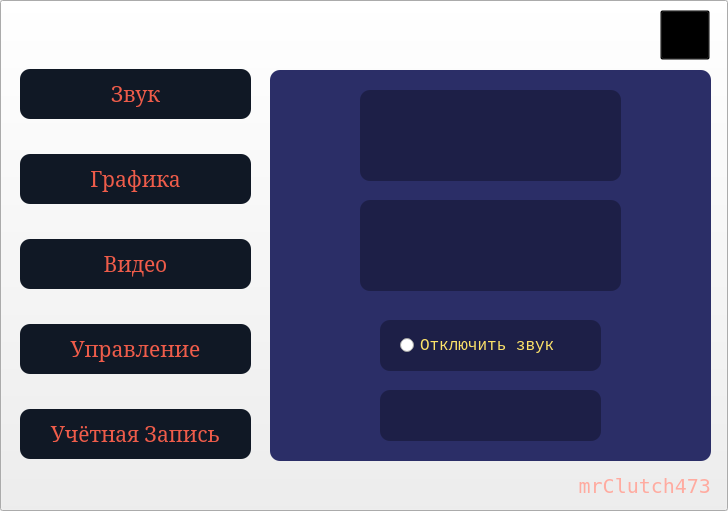
<?xml version="1.0" encoding="UTF-8"?>
<ui version="4.0">
 <class>Form</class>
 <widget class="QWidget" name="Form">
  <property name="geometry">
   <rect>
    <x>0</x>
    <y>0</y>
    <width>728</width>
    <height>511</height>
   </rect>
  </property>
  <property name="windowTitle">
   <string>Form</string>
  </property>
  <widget class="QPushButton" name="pushButton">
   <property name="geometry">
    <rect>
     <x>0</x>
     <y>0</y>
     <width>728</width>
     <height>511</height>
    </rect>
   </property>
   <property name="font">
    <font>
     <family>Terminal</family>
     <pointsize>15</pointsize>
     <weight>50</weight>
     <bold>false</bold>
    </font>
   </property>
   <property name="text">
    <string/>
   </property>
   <property name="icon">
    <iconset>
     <normaloff>nastrFon.jpg</normaloff>nastrFon.jpg</iconset>
   </property>
   <property name="iconSize">
    <size>
     <width>728</width>
     <height>511</height>
    </size>
   </property>
  </widget>
  <widget class="QWidget" name="verticalLayoutWidget">
   <property name="geometry">
    <rect>
     <x>20</x>
     <y>40</y>
     <width>231</width>
     <height>451</height>
    </rect>
   </property>
   <layout class="QVBoxLayout" name="verticalLayout_2">
    <item>
     <widget class="QPushButton" name="pushButton_9">
      <property name="minimumSize">
       <size>
        <width>50</width>
        <height>50</height>
       </size>
      </property>
      <property name="font">
       <font>
        <family>MS Serif</family>
        <pointsize>16</pointsize>
       </font>
      </property>
      <property name="styleSheet">
       <string notr="true">QPushButton {
	background-color: rgb(16, 24, 37);
	color: rgb(239, 92, 74);
	border-radius: 10px;
}
QPushButton:hover {
	background-color: rgb(239, 92, 74);
	color: rgb(16, 24, 37);
	border-radius: 10px;
}</string>
      </property>
      <property name="text">
       <string>Звук</string>
      </property>
     </widget>
    </item>
    <item>
     <widget class="QPushButton" name="pushButton_10">
      <property name="minimumSize">
       <size>
        <width>50</width>
        <height>50</height>
       </size>
      </property>
      <property name="font">
       <font>
        <family>MS Serif</family>
        <pointsize>16</pointsize>
       </font>
      </property>
      <property name="styleSheet">
       <string notr="true">QPushButton {
	background-color: rgb(16, 24, 37);
	color: rgb(239, 92, 74);
	border-radius: 10px;
}
QPushButton:hover {
	background-color: rgb(239, 92, 74);
	color: rgb(16, 24, 37);
	border-radius: 10px;
}</string>
      </property>
      <property name="text">
       <string>Графика</string>
      </property>
     </widget>
    </item>
    <item>
     <widget class="QPushButton" name="pushButton_11">
      <property name="minimumSize">
       <size>
        <width>50</width>
        <height>50</height>
       </size>
      </property>
      <property name="font">
       <font>
        <family>MS Serif</family>
        <pointsize>16</pointsize>
       </font>
      </property>
      <property name="styleSheet">
       <string notr="true">QPushButton {
	background-color: rgb(16, 24, 37);
	color: rgb(239, 92, 74);
	border-radius: 10px;
}
QPushButton:hover {
	background-color: rgb(239, 92, 74);
	color: rgb(16, 24, 37);
	border-radius: 10px;
}</string>
      </property>
      <property name="text">
       <string>Видео</string>
      </property>
     </widget>
    </item>
    <item>
     <widget class="QPushButton" name="pushButton_12">
      <property name="minimumSize">
       <size>
        <width>50</width>
        <height>50</height>
       </size>
      </property>
      <property name="font">
       <font>
        <family>MS Serif</family>
        <pointsize>16</pointsize>
       </font>
      </property>
      <property name="styleSheet">
       <string notr="true">QPushButton {
	background-color: rgb(16, 24, 37);
	color: rgb(239, 92, 74);
	border-radius: 10px;
}
QPushButton:hover {
	background-color: rgb(239, 92, 74);
	color: rgb(16, 24, 37);
	border-radius: 10px;
}</string>
      </property>
      <property name="text">
       <string>Управление</string>
      </property>
     </widget>
    </item>
    <item>
     <widget class="QPushButton" name="pushButton_13">
      <property name="minimumSize">
       <size>
        <width>50</width>
        <height>50</height>
       </size>
      </property>
      <property name="font">
       <font>
        <family>MS Serif</family>
        <pointsize>16</pointsize>
       </font>
      </property>
      <property name="styleSheet">
       <string notr="true">QPushButton {
	background-color: rgb(16, 24, 37);
	color: rgb(239, 92, 74);
	border-radius: 10px;
}
QPushButton:hover {
	background-color: rgb(239, 92, 74);
	color: rgb(16, 24, 37);
	border-radius: 10px;
}</string>
      </property>
      <property name="text">
       <string>Учётная Запись</string>
      </property>
     </widget>
    </item>
   </layout>
  </widget>
  <widget class="QLabel" name="label">
   <property name="geometry">
    <rect>
     <x>560</x>
     <y>470</y>
     <width>151</width>
     <height>31</height>
    </rect>
   </property>
   <property name="font">
    <font>
     <family>Terminal</family>
     <pointsize>15</pointsize>
    </font>
   </property>
   <property name="layoutDirection">
    <enum>Qt::RightToLeft</enum>
   </property>
   <property name="styleSheet">
    <string notr="true">color: rgb(255, 171, 160);</string>
   </property>
   <property name="text">
    <string>mrClutch473</string>
   </property>
   <property name="alignment">
    <set>Qt::AlignRight|Qt::AlignTrailing|Qt::AlignVCenter</set>
   </property>
  </widget>
  <widget class="QPushButton" name="pushButton_2">
   <property name="geometry">
    <rect>
     <x>660</x>
     <y>10</y>
     <width>50</width>
     <height>50</height>
    </rect>
   </property>
   <property name="autoFillBackground">
    <bool>false</bool>
   </property>
   <property name="styleSheet">
    <string notr="true">background-color: transparent;</string>
   </property>
   <property name="text">
    <string/>
   </property>
   <property name="icon">
    <iconset>
     <normaloff>NastrQuit1.png</normaloff>NastrQuit1.png</iconset>
   </property>
   <property name="iconSize">
    <size>
     <width>50</width>
     <height>50</height>
    </size>
   </property>
  </widget>
  <widget class="QPushButton" name="pushButton_14">
   <property name="enabled">
    <bool>true</bool>
   </property>
   <property name="geometry">
    <rect>
     <x>270</x>
     <y>70</y>
     <width>441</width>
     <height>391</height>
    </rect>
   </property>
   <property name="minimumSize">
    <size>
     <width>50</width>
     <height>50</height>
    </size>
   </property>
   <property name="font">
    <font>
     <family>MS Serif</family>
     <pointsize>16</pointsize>
    </font>
   </property>
   <property name="styleSheet">
    <string notr="true">background-color: rgb(43, 46, 103);
border-radius: 10px;
</string>
   </property>
   <property name="text">
    <string/>
   </property>
  </widget>
  <widget class="QSlider" name="horizontalSlider">
   <property name="geometry">
    <rect>
     <x>370</x>
     <y>140</y>
     <width>241</width>
     <height>22</height>
    </rect>
   </property>
   <property name="orientation">
    <enum>Qt::Horizontal</enum>
   </property>
  </widget>
  <widget class="QLabel" name="label_2">
   <property name="geometry">
    <rect>
     <x>396</x>
     <y>105</y>
     <width>191</width>
     <height>20</height>
    </rect>
   </property>
   <property name="font">
    <font>
     <family>Lucida Console</family>
     <pointsize>12</pointsize>
    </font>
   </property>
   <property name="styleSheet">
    <string notr="true">color: rgb(252, 226, 105);</string>
   </property>
   <property name="text">
    <string>Громкость Звука</string>
   </property>
   <property name="alignment">
    <set>Qt::AlignCenter</set>
   </property>
  </widget>
  <widget class="QLabel" name="label_3">
   <property name="geometry">
    <rect>
     <x>396</x>
     <y>210</y>
     <width>191</width>
     <height>20</height>
    </rect>
   </property>
   <property name="font">
    <font>
     <family>Lucida Console</family>
     <pointsize>12</pointsize>
    </font>
   </property>
   <property name="styleSheet">
    <string notr="true">color: rgb(252, 226, 105);</string>
   </property>
   <property name="text">
    <string>Громкость Музыки</string>
   </property>
   <property name="alignment">
    <set>Qt::AlignCenter</set>
   </property>
  </widget>
  <widget class="QSlider" name="horizontalSlider_2">
   <property name="geometry">
    <rect>
     <x>370</x>
     <y>245</y>
     <width>241</width>
     <height>22</height>
    </rect>
   </property>
   <property name="orientation">
    <enum>Qt::Horizontal</enum>
   </property>
  </widget>
  <widget class="QLabel" name="label_4">
   <property name="geometry">
    <rect>
     <x>360</x>
     <y>200</y>
     <width>261</width>
     <height>91</height>
    </rect>
   </property>
   <property name="styleSheet">
    <string notr="true">background-color: rgb(29, 31, 71);
border-radius: 10px;</string>
   </property>
   <property name="text">
    <string/>
   </property>
  </widget>
  <widget class="QLabel" name="label_5">
   <property name="geometry">
    <rect>
     <x>360</x>
     <y>90</y>
     <width>261</width>
     <height>91</height>
    </rect>
   </property>
   <property name="styleSheet">
    <string notr="true">background-color: rgb(29, 31, 71);
border-radius: 10px;</string>
   </property>
   <property name="text">
    <string/>
   </property>
  </widget>
  <widget class="QLabel" name="label_6">
   <property name="geometry">
    <rect>
     <x>380</x>
     <y>320</y>
     <width>221</width>
     <height>51</height>
    </rect>
   </property>
   <property name="styleSheet">
    <string notr="true">background-color: rgb(29, 31, 71);
border-radius: 10px;</string>
   </property>
   <property name="text">
    <string/>
   </property>
  </widget>
  <widget class="QRadioButton" name="radioButton">
   <property name="geometry">
    <rect>
     <x>400</x>
     <y>330</y>
     <width>181</width>
     <height>31</height>
    </rect>
   </property>
   <property name="font">
    <font>
     <family>Lucida Console</family>
     <pointsize>12</pointsize>
    </font>
   </property>
   <property name="styleSheet">
    <string notr="true">color: rgb(252, 226, 105);</string>
   </property>
   <property name="text">
    <string>Отключить звук</string>
   </property>
  </widget>
  <widget class="QRadioButton" name="radioButton_2">
   <property name="geometry">
    <rect>
     <x>400</x>
     <y>400</y>
     <width>181</width>
     <height>31</height>
    </rect>
   </property>
   <property name="font">
    <font>
     <family>Lucida Console</family>
     <pointsize>12</pointsize>
    </font>
   </property>
   <property name="styleSheet">
    <string notr="true">color: rgb(252, 226, 105);</string>
   </property>
   <property name="text">
    <string>Отключить музыку</string>
   </property>
  </widget>
  <widget class="QLabel" name="label_7">
   <property name="geometry">
    <rect>
     <x>380</x>
     <y>390</y>
     <width>221</width>
     <height>51</height>
    </rect>
   </property>
   <property name="styleSheet">
    <string notr="true">background-color: rgb(29, 31, 71);
border-radius: 10px;</string>
   </property>
   <property name="text">
    <string/>
   </property>
  </widget>
 </widget>
 <resources/>
 <connections/>
</ui>
